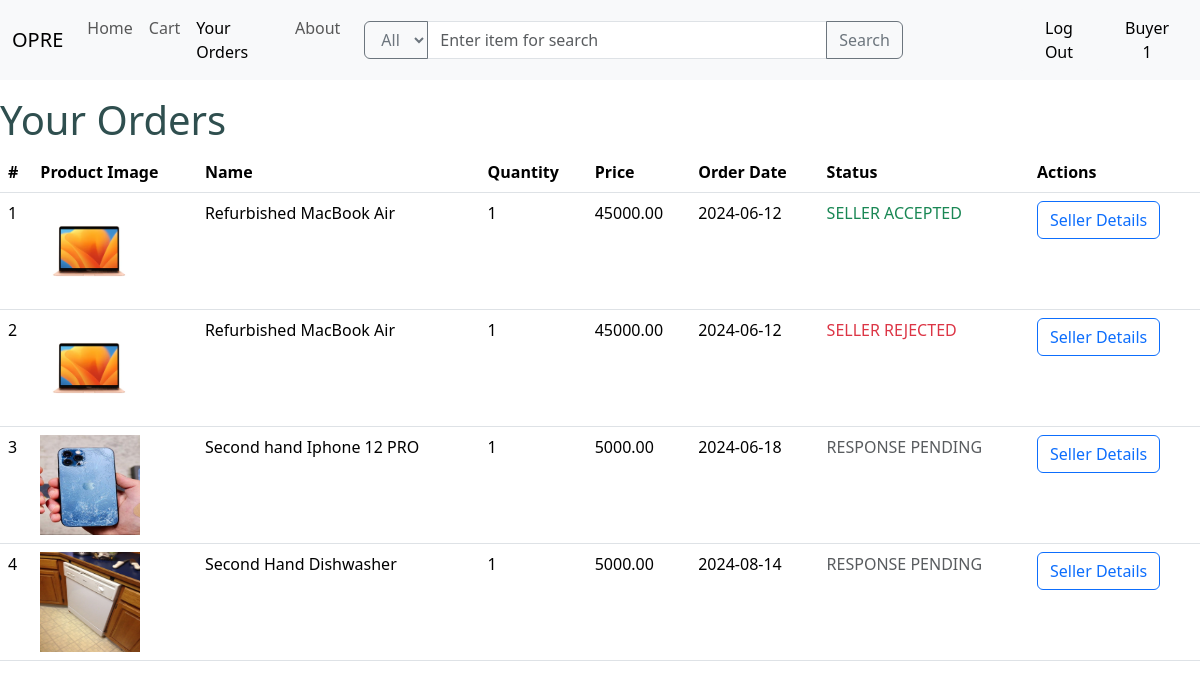
Page /buyer/orders.php (signed in) on the committed database.
### tables this page shows
CREATE TABLE `orders` (
  `order_id` int(11) NOT NULL,
  `bid` int(11) NOT NULL,
  `pid` int(11) NOT NULL,
  `sid` int(11) NOT NULL,
  `qty` int(11) NOT NULL,
  `order_date` date NOT NULL,
  `status` int(11) DEFAULT NULL
);

CREATE TABLE `product` (
  `pid` int(11) NOT NULL,
  `pname` varchar(255) NOT NULL,
  `brand` varchar(255) NOT NULL,
  `category` varchar(255) NOT NULL,
  `price` decimal(10,2) NOT NULL,
  `quantity` int(11) NOT NULL,
  `description` longtext NOT NULL,
  `images` text NOT NULL,
  `seller` int(255) NOT NULL,
  `status` int(11) NOT NULL,
  `added_at` timestamp NOT NULL DEFAULT current_timestamp()
);

### buyer/cart.php (called while the page is built, shortened)
<?php
include('../connect.php');
class Cart{
  function viewOrders($bid){
      global $conn;
      $sql = "SELECT o.order_id, o.sid, o.qty, o.order_date, o.status, p.pname, p.images, p.price
      FROM orders o
      INNER JOIN product p ON o.pid = p.pid
      WHERE o.bid = ?";
      $stmt = $conn->prepare($sql);
      $stmt->bind_param("i", $bid);
      $stmt->execute();
      $result = $stmt->get_result();
      $orderedProds = [];
      if ($result->num_rows > 0) {
        while ($row = $result->fetch_assoc()) {
            $orderedProds[] = $row;
        }
      }
      return $orderedProds;
  }
}
$cart = new Cart();

### buyer/orders.php (the view, shortened to what this page needs)
<!DOCTYPE html>
<html lang="en">
<head>
    <link rel="stylesheet" href="../bootstrap/css/bootstrap.min.css">
    <link  rel="stylesheet" href="stylle.css" type="text/css">
</head>
<body>
<?php
include ('buyer.php');
include ('cart.php');
$bid = intval($_SESSION['userid']);
?>
<nav class="navbar navbar-expand-lg bg-body-tertiary fixed-top">
        <div class="container-fluid">
          <a class="navbar-brand" href="#">OPRE</a>
          <div class="collapse navbar-collapse" id="navbarNav">
            <ul class="navbar-nav">
              <li class="nav-item">
                <a class="nav-link" href="buyer_home.php">Home</a>
              </li>
              <li class="nav-item">
                <a class="nav-link" href="buyer_cart.php">Cart</a>
              </li>
              <li class="nav-item">
                <a class="nav-link active" aria-current="page" href="#">Your Orders</a>
              </li>
              <li class="nav-item">
                <a class="nav-link" href="../about.html" target="_blank">About</a>
              </li>
            </ul>
            <form class="d-xl-flex navform" role="search" method="GET" action="search.php">
                <div class="input-group">
                    <select name="category" id="cars" class="btn btn-outline-secondary" style="width: 4rem;">
                        <option class="dropdown-item" value="all">All</option>
                    </select>
                    <input name="query" id="query" class="form-control search" style="width: 10rem;" type="search" placeholder="Enter item for search" aria-label="Search">
                    <button class="btn btn-outline-secondary" type="submit">Search</button>
                </div>
            </form>
            <a class="btn btn-light" href="../logout.php" style="margin-right: 5px;">Log Out</a>
            <a class="btn btn-light" href="buyer_profile.php"><?php echo $_SESSION['name']?></a>
          </div>
        </div>
</nav>
<br><br><br><br>
      <h1 style="color:DarkSlateGrey;">Your Orders</h1>
      <?php
      $orderedProds = $cart->viewOrders($bid);
      if(empty($orderedProds)){
        echo "<centre><p><b>You have not placed any orders...</b></p><centre>";
        $disabled = "disabled";
      }else{
        echo '<table border="1">';
            echo '<table class="table table-hover">
            <thead>
              <tr>
                <th scope="col">#</th>
                <th scope="col">Product Image</th>
                <th scope="col">Name</th>
                <th scope="col">Quantity</th>
                <th scope="col">Price</th>
                <th scope="col">Order Date</th>
                <th scope="col">Status</th>
                <th scope="col">Actions</th>
              </tr>
            </thead><tbody>';
            $count = 1;
            foreach($orderedProds as $row){
              $status = $row['status'];
              if ($status === NULL){
                $statusTxt = "<p class=\"text-muted\">RESPONSE PENDING</p>";
              }else if($status === 0){
                $statusTxt = "<p class=\"text-success\">SELLER ACCEPTED</p>";
              }else if($status === 1){
                $statusTxt = "<p class=\"text-danger\">SELLER REJECTED</p>";
              }
              echo '<tr>';
                echo '<td>' . $count . '</td>';
                echo '<td><img src="'.$row["images"].'" width="100px" height="100px"></td>';
                echo '<td>' . $row["pname"] . '</td>';
                echo '<td>' . $row["qty"] . '</td>';
                echo '<td>' . $row["price"] . '</td>';
                echo '<td>' . $row["order_date"] . '</td>';
                echo '<td>' . $statusTxt . '</td>';
                echo '<td><button class="btn btn-outline-primary" onclick="viewSeller('.$row['sid'].')">Seller Details</button></td>';
                echo '</tr>';
                $count++;
            }
      }
      ?>
</body>
</html>

### buyer/stylle.css (style rules this page uses)
.navform { width: 50%; margin-left: 1rem; margin-right: 1rem; }

### rows in the picture
orders: pid.images (picture), pid.pname "Refurbished MacBook Air", qty "1", pid.price "45000.00", order_date "2024-06-12", status "SELLER ACCEPTED"
orders: pid.images (picture), pid.pname "Refurbished MacBook Air", qty "1", pid.price "45000.00", order_date "2024-06-12", status "SELLER REJECTED"
orders: pid.images (picture), pid.pname "Second hand Iphone 12 PRO", qty "1", pid.price "5000.00", order_date "2024-06-18", shows "RESPONSE PENDING"
orders: pid.images (picture), pid.pname "Second Hand Dishwasher", qty "1", pid.price "5000.00", order_date "2024-08-14", shows "RESPONSE PENDING"

### other values in the picture
$_SESSION['name'] "Buyer 1"
